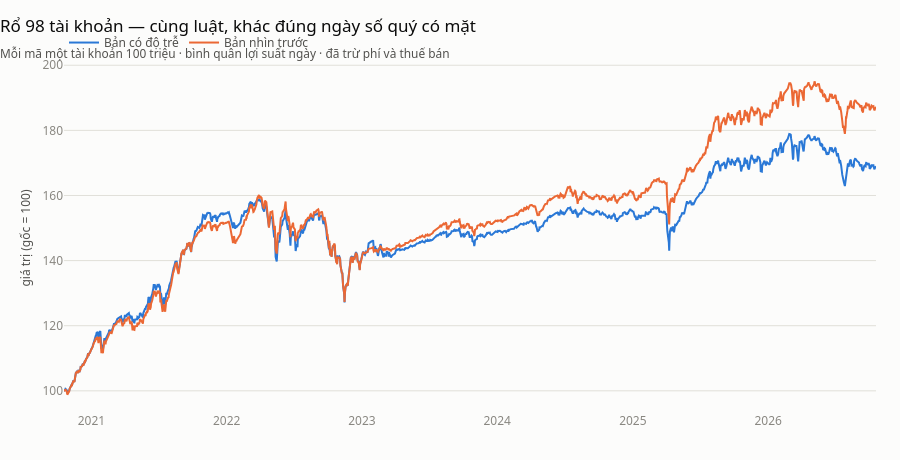

Here is the notebook cell this chart was saved with:
### Code cell
duong(
    pd.concat([pd.DataFrame({"date": s.index, "von": (1 + s).cumprod().values * 100, "duong": f"Bản {ban}"}) for ban, s in ro.items()]),
    x="date",
    y="von",
    theo="duong",
    tieu_de=f"Rổ {len(kq_cb)} tài khoản — cùng luật, khác đúng ngày số quý có mặt",
    phu_de="Mỗi mã một tài khoản 100 triệu · bình quân lợi suất ngày · đã trừ phí và thuế bán",
    nhan_y="giá trị (gốc = 100)",
)

### Figure 1 — Plotly figure (JSON) as saved in the notebook; plotly's stock layout.template omitted (floating-point values rounded to 4 significant figures; data arrays with more than 128 entries replaced by an {"elided": "..."} marker saying what was removed)
{"data": [{"hovertemplate": "%{y:,.2f}<extra>%{fullData.name}</extra>", "line": {"color": "#2a78d6", "width": 2}, "mode": "lines", "name": "Bản có độ trễ", "type": "scatter", "x": {"elided": "1496 str values"}, "y": {"elided": "1496 float values"}}, {"hovertemplate": "%{y:,.2f}<extra>%{fullData.name}</extra>", "line": {"color": "#eb6834", "width": 2}, "mode": "lines", "name": "Bản nhìn trước", "type": "scatter", "x": {"elided": "1496 str values"}, "y": {"elided": "1496 float values"}}], "layout": {"height": 460, "hovermode": "x unified", "showlegend": true, "title": {"text": "Rổ 98 tài khoản — cùng luật, khác đúng ngày số quý có mặt<br><sub style='color:#52514e'>Mỗi mã một tài khoản 100 triệu · bình quân lợi suất ngày · đã trừ phí và thuế bán</sub>"}, "yaxis": {"title": {"text": "giá trị (gốc = 100)"}}}}
